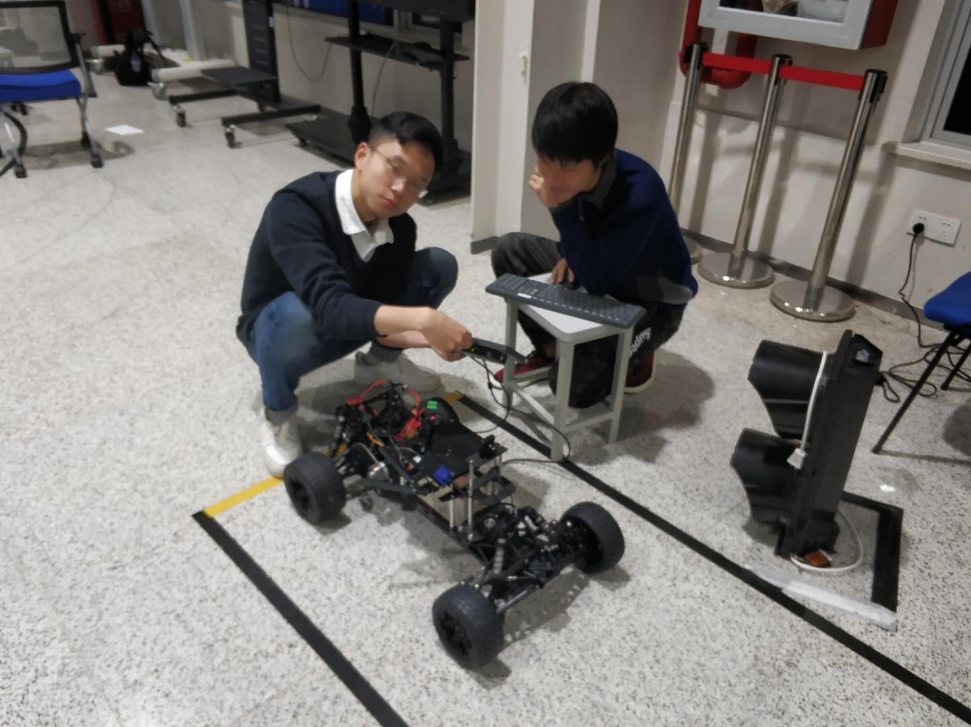
#> input picture PROTOTYPE/pedestrian_detection/images/hyd.jpg, 971 x 727 px, shrunk from 1443 x 1080 before the run
$ python -i utils.py   (imports and definitions only)   (older library calls are emulated)
#> lines starting #> are read from the running program, lines starting #| are printed output that depends on the picture; after the words box and inside, x2 and y2 are one past the last pixel; in counts of white or black regions, pixels touching at a corner belong together
import cv2
import numpy as np
import math
import matplotlib.pyplot as plt


# Before everything, make a difference
# [513 lines left out: functions preprocess, detect_least, detect_lines, draw_lines, draw_lines_continuous, draw_lines_mb and 10 more, not called in this run]


# Enhance the yellow part of the image
def yellow_enhance(img_rgb):
    img_hsv = cv2.cvtColor(img_rgb, cv2.COLOR_RGB2HSV)
#> img_hsv: shape (727, 971, 3); mean H, S, V 34.9, 29.1, 130.5
    lower_yellow = np.array([18, 80, 46])
    upper_yellow = np.array([34, 255, 255])
    mask = cv2.inRange(img_hsv, lower_yellow, upper_yellow)
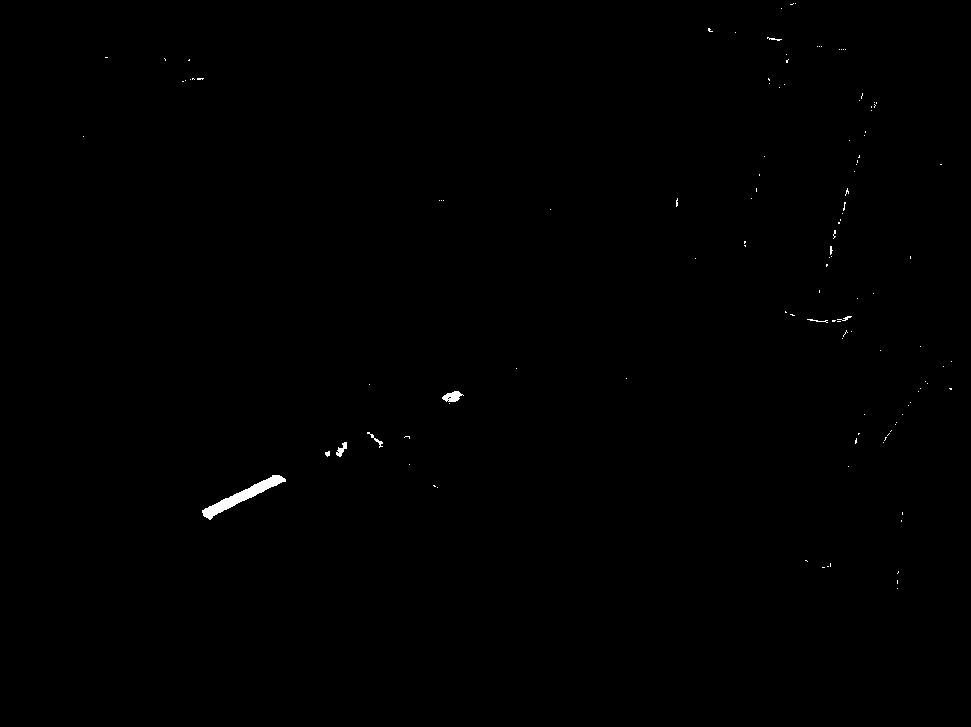
#> mask: shape (727, 971); 0.23% white; 122 white regions (114 under 20 px), largest, box (x1, y1, x2, y2) and area: (202, 475, 286, 520) 883, (442, 391, 464, 402) 149, (336, 442, 347, 457) 79
    gray = cv2.cvtColor(img_rgb, cv2.COLOR_RGB2GRAY)
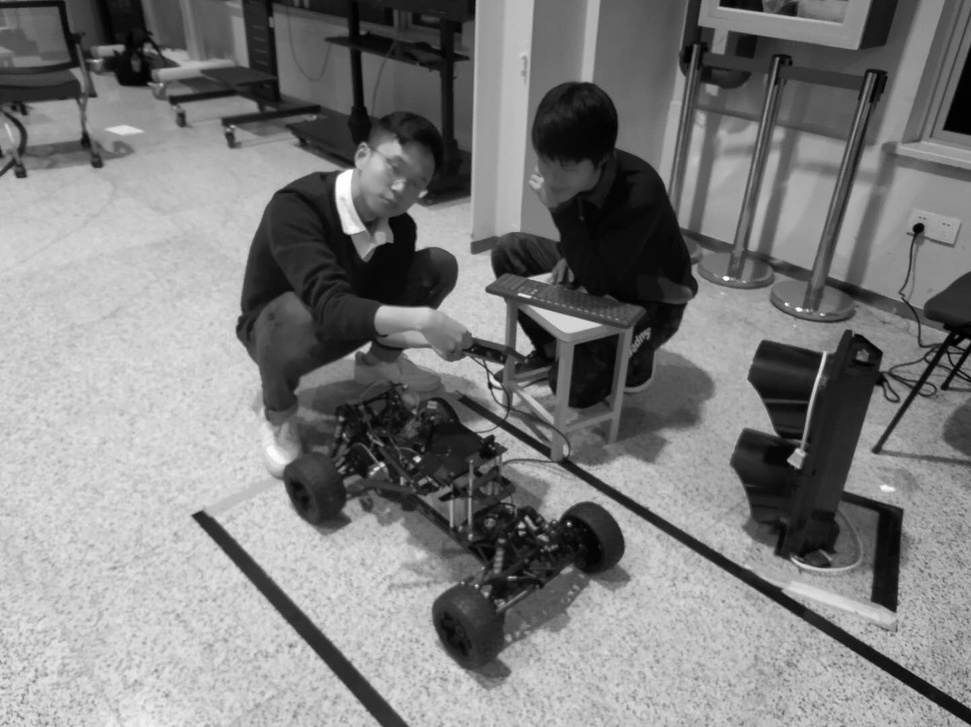
#> gray: shape (727, 971); min 0, max 255, mean 126.1

    return cv2.addWeighted(gray, 0.8, mask, 1, 0)
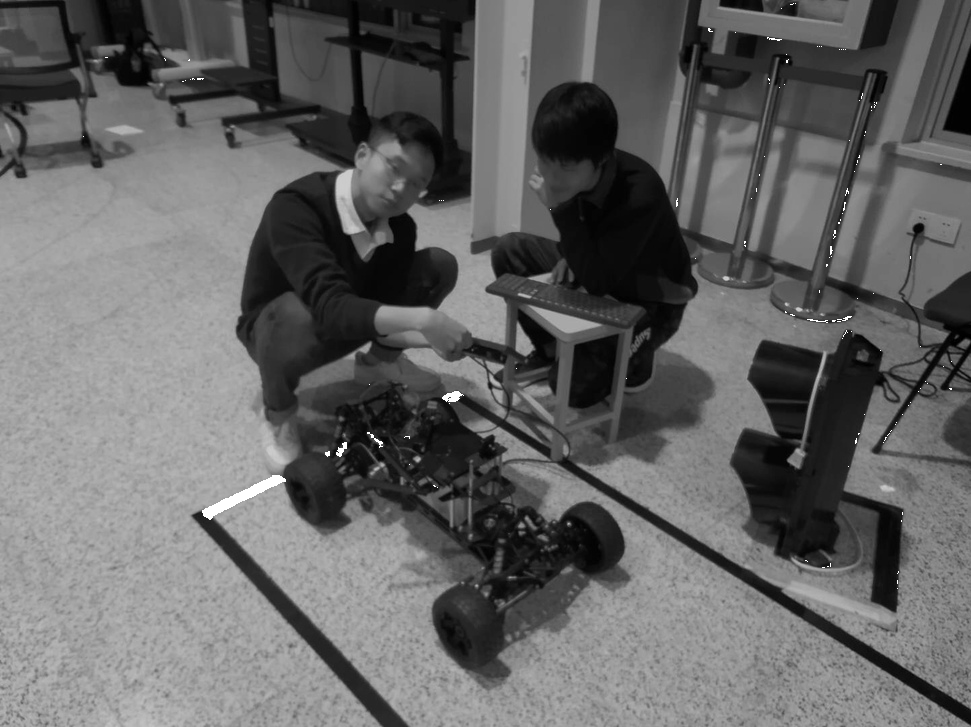
#> returned value: shape (727, 971); min 0, max 255, mean 101.2


# Enhance the white part of the image
# [27 lines left out: functions white_enhance, thresh_white, isSame, not called in this run]

>>> import cv2
>>> picture = cv2.cvtColor(cv2.imread('images/hyd.jpg'), cv2.COLOR_BGR2RGB)
>>> result = yellow_enhance(picture)

$ run again, on PROTOTYPE/pedestrian_detection/images/testMan.jpg
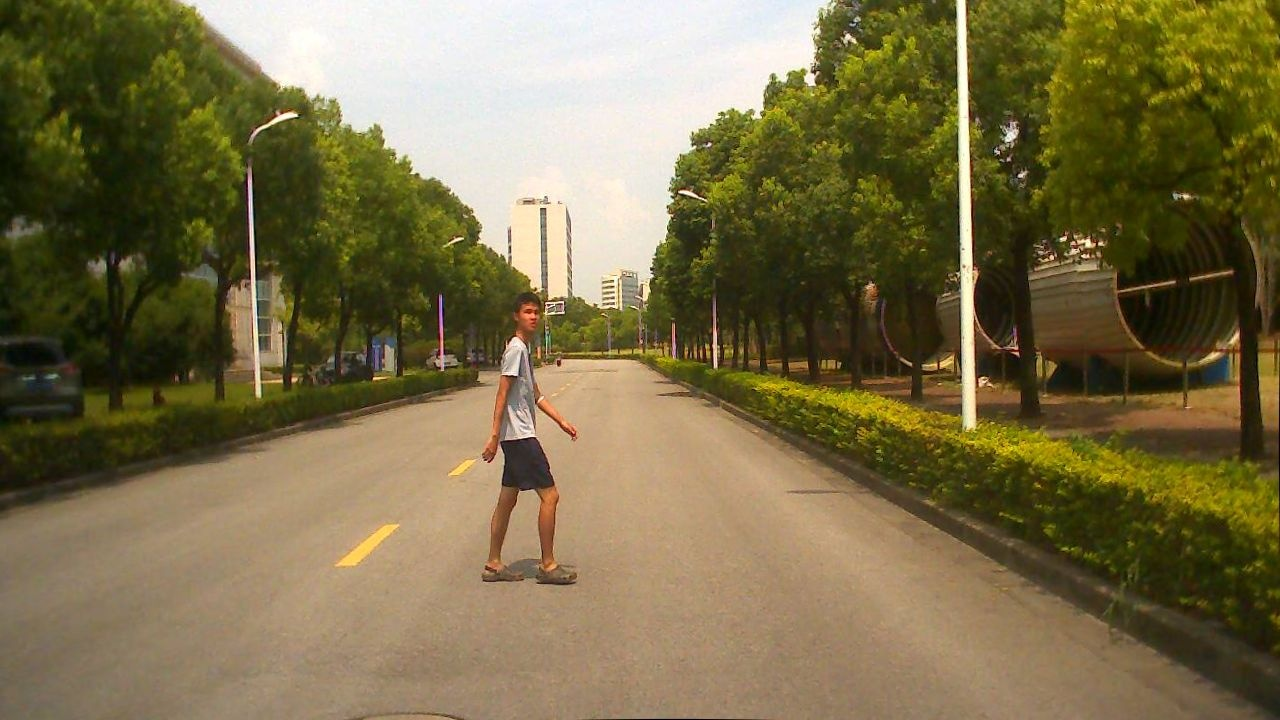
#> input picture PROTOTYPE/pedestrian_detection/images/testMan.jpg, 1280 x 720 px
#> img_hsv: shape (720, 1280, 3); mean H, S, V 26.8, 135.3, 122.9
#> in yellow_enhance, `mask = cv2.inRange(img_hsv, lower_yellow, upper_yellow)`:
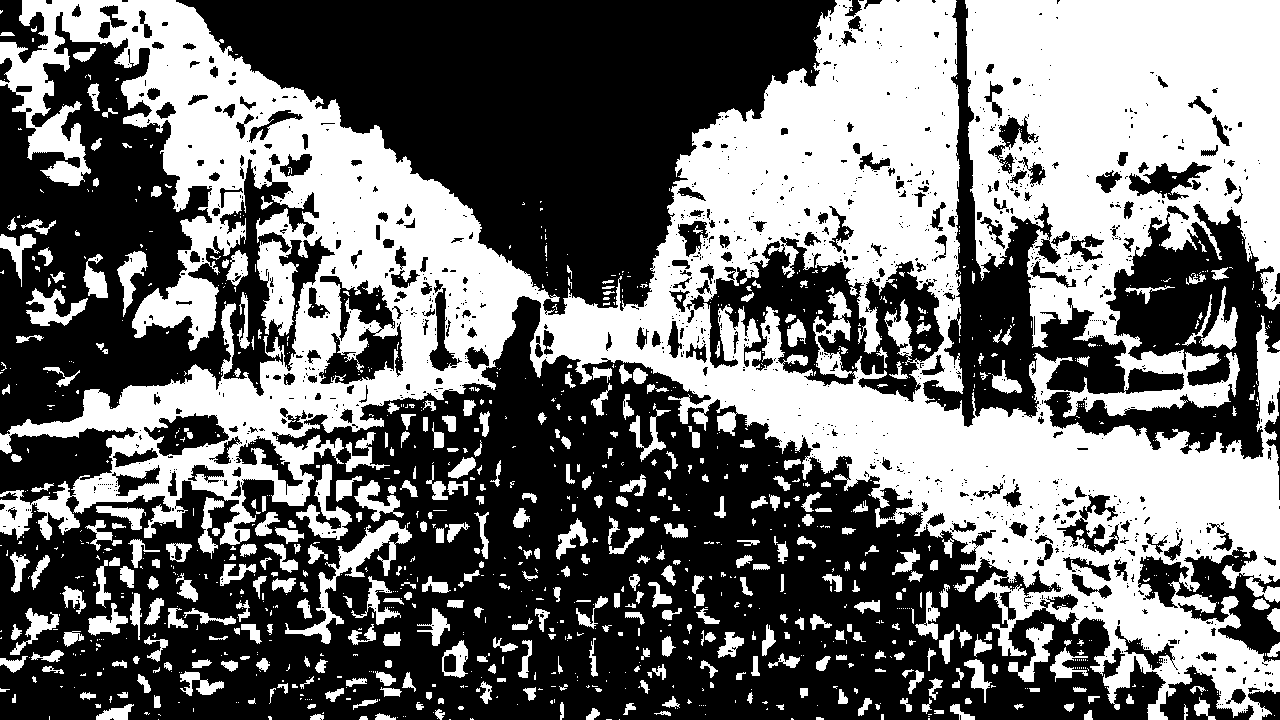
#> mask: shape (720, 1280); 43.8% white; 1212 white regions (796 under 20 px), largest, box (x1, y1, x2, y2) and area: (0, 0, 1280, 720) 345636, (285, 520, 412, 644) 2676, (296, 464, 352, 540) 1384
#> in yellow_enhance, `return cv2.addWeighted(gray, 0.8, mask, 1, 0)`:
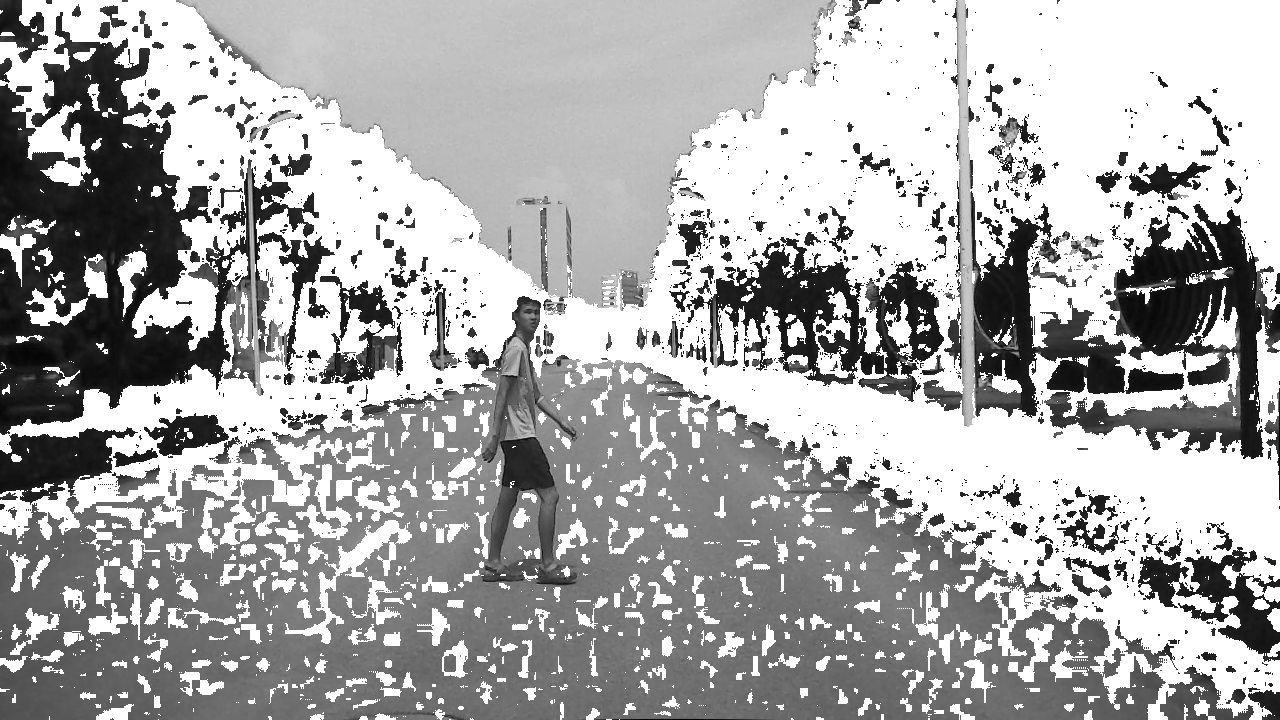
#> returned value: shape (720, 1280); min 2, max 255, mean 170

$ run again, on PROTOTYPE/pedestrian_detection/images/test_pedestrian.jpg
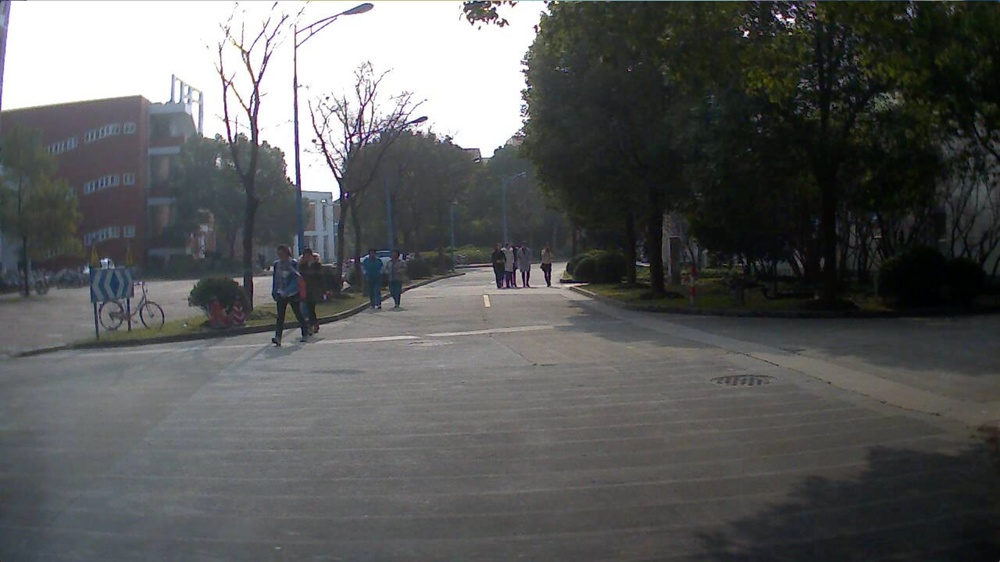
#> input picture PROTOTYPE/pedestrian_detection/images/test_pedestrian.jpg, 1000 x 562 px, shrunk from 2560 x 1440 before the run
#> img_hsv: shape (562, 1000, 3); mean H, S, V 68.6, 31.5, 94.4
#> in yellow_enhance, `mask = cv2.inRange(img_hsv, lower_yellow, upper_yellow)`:
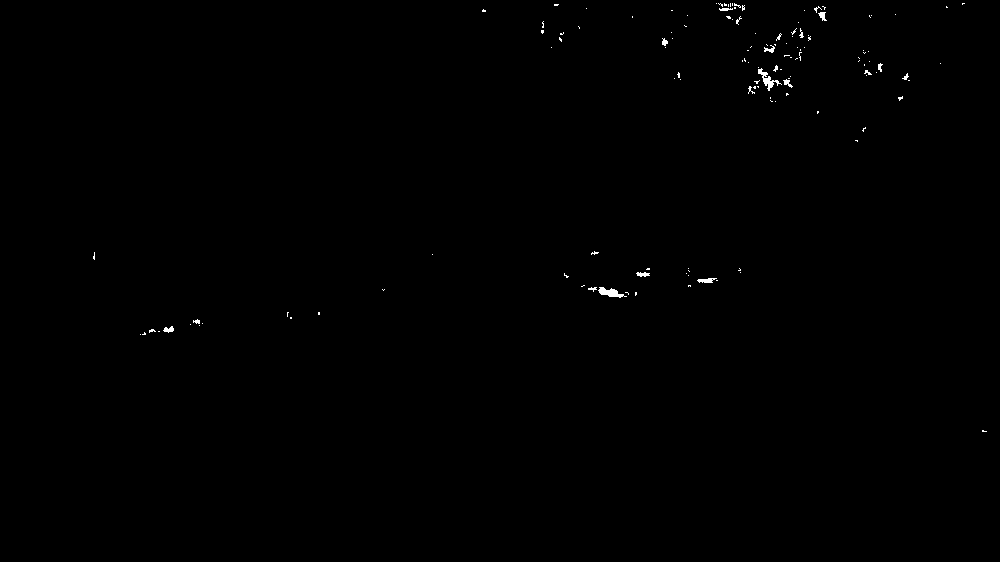
#> mask: shape (562, 1000); 0.24% white; 133 white regions (116 under 20 px), largest, box (x1, y1, x2, y2) and area: (758, 68, 782, 91) 158, (598, 287, 627, 298) 156, (697, 278, 717, 283) 66
#> in yellow_enhance, `return cv2.addWeighted(gray, 0.8, mask, 1, 0)`:
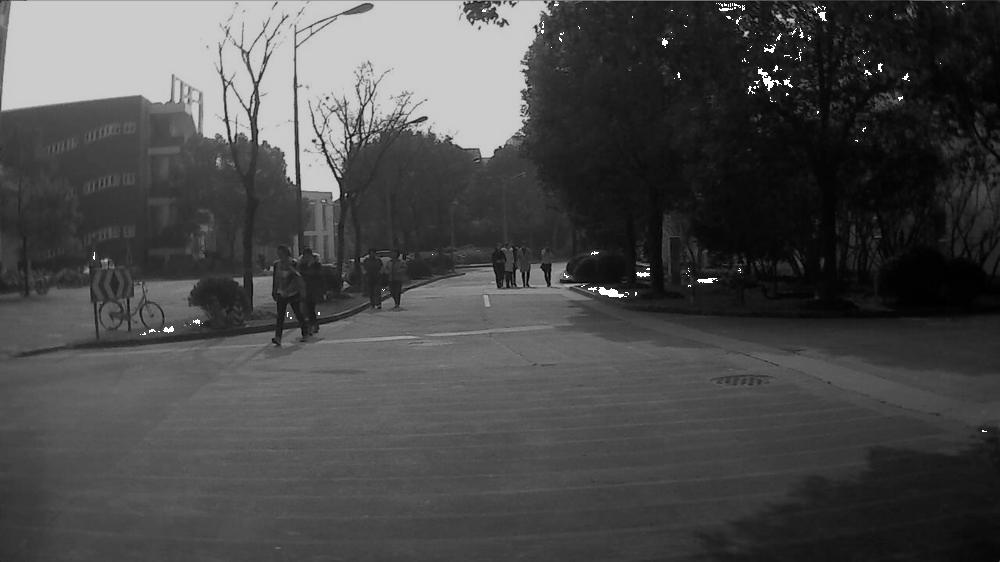
#> returned value: shape (562, 1000); min 0, max 255, mean 73.5

$ run again, on PROTOTYPE/pedestrian_detection/images/xuezhang.jpeg
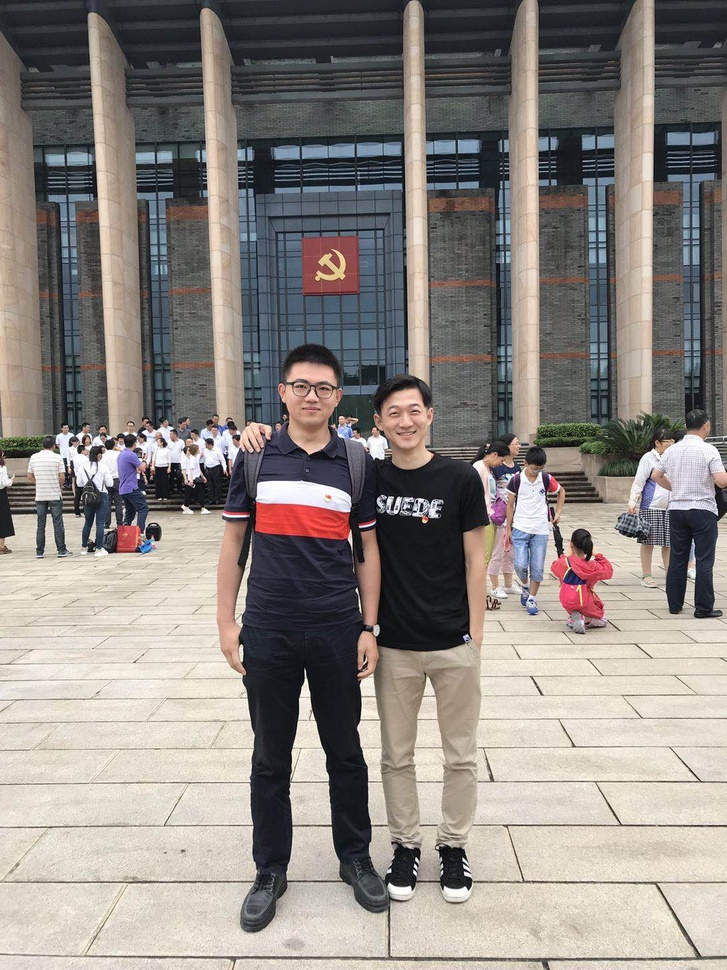
#> input picture PROTOTYPE/pedestrian_detection/images/xuezhang.jpeg, 727 x 970 px, shrunk from 1080 x 1440 before the run
#> img_hsv: shape (970, 727, 3); mean H, S, V 53.9, 39.5, 145.2
#> in yellow_enhance, `mask = cv2.inRange(img_hsv, lower_yellow, upper_yellow)`:
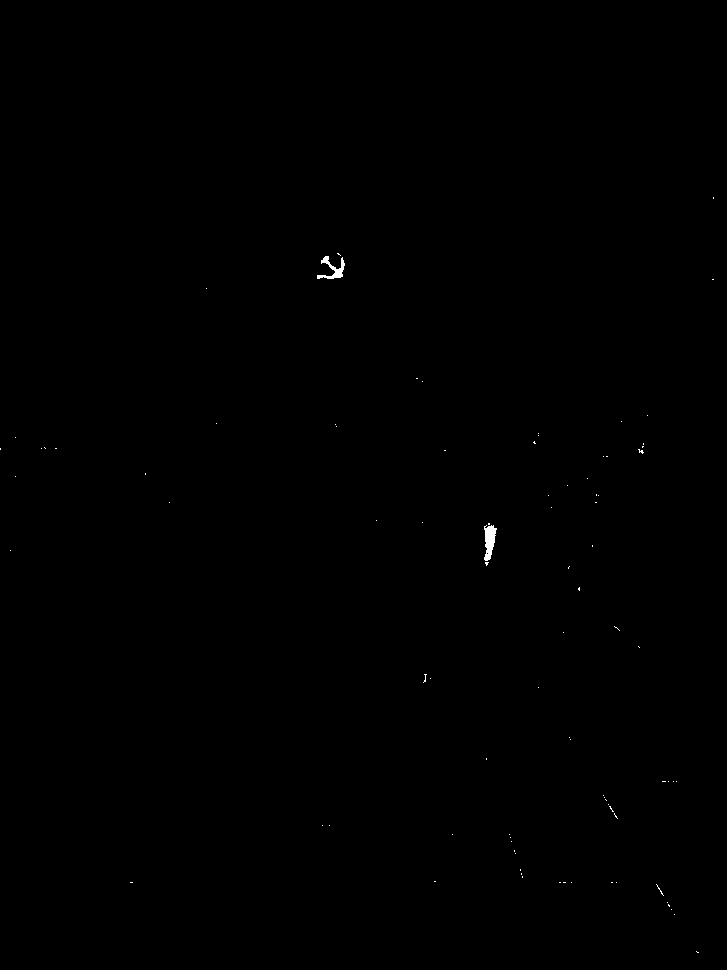
#> mask: shape (970, 727); 0.11% white; 88 white regions (86 under 20 px), largest, box (x1, y1, x2, y2) and area: (484, 525, 497, 561) 298, (317, 256, 345, 279) 242
#> in yellow_enhance, `return cv2.addWeighted(gray, 0.8, mask, 1, 0)`:
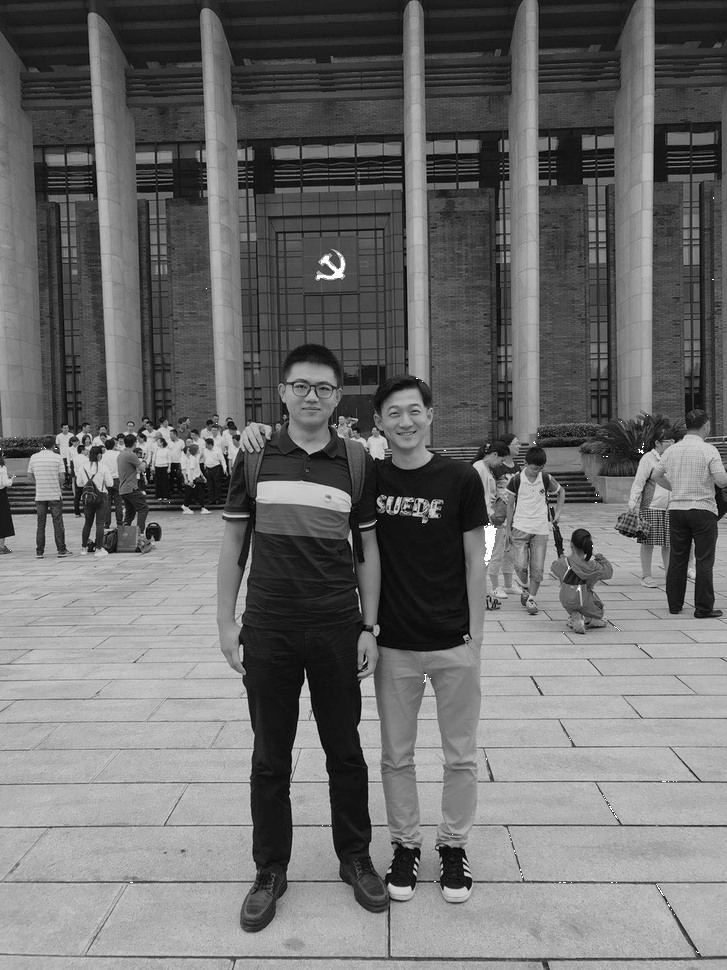
#> returned value: shape (970, 727); min 0, max 255, mean 108.6
